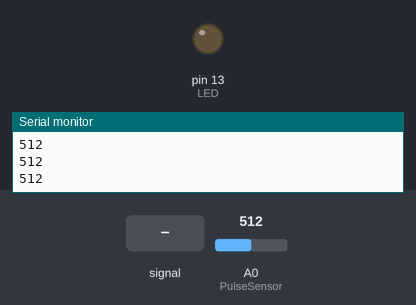
This sketch was run on a simulated Arduino Uno, built with avr-gcc and run on an emulated ATmega328P. On the bench: output pins drawn as LEDs (lit = HIGH), the last lines printed to the serial monitor. Dashed ring = blinking. Inputs (shaded band) come from the test bench; at power-on: A0 (PulseSensor) = 512.

Above: at 1.2 s.
1.3 s: A0 (PulseSensor) fed a 200 Hz sine of ±81 counts around its level
At 1.54 s:
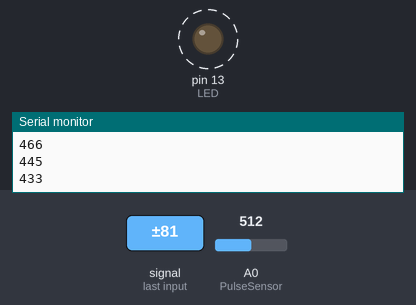
4.3 s: A0 (PulseSensor) set to 716
At 4.3 s:
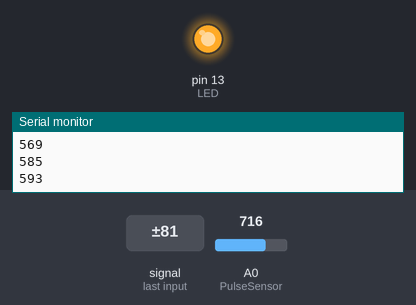
5.8 s: A0 (PulseSensor) set to 565
7.3 s: A0 (PulseSensor) set to 532
At 8.3 s:
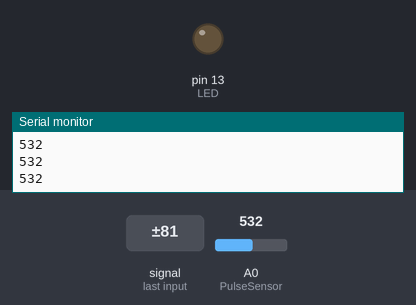
8.8 s: A0 (PulseSensor) set to 560
At 9.5 s:
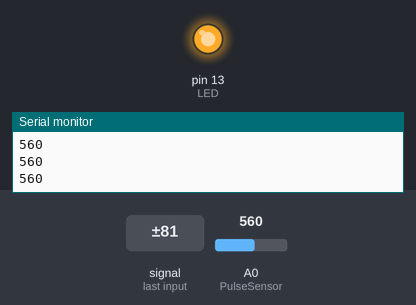
Timing chart, 0 to 11.3 s (numbered marks = the images above; inputs shaded):
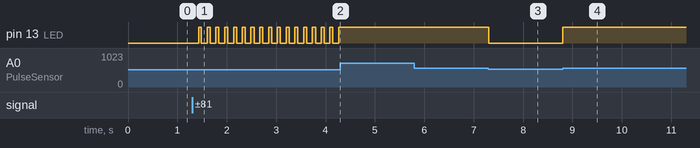

Measured:
- the behaviour switches between 551 and 550 on A0 (PulseSensor) (found by bisection; images 2 and 3)
- after the input at 1.3 s, pin 13 (LED): alternates HIGH for 0.06 s and LOW for 0.11 s, starting after 0.13 s
- after the input at 4.3 s, pin 13 (LED): stops changing and stays HIGH
- after the input at 7.3 s, pin 13 (LED): HIGH → LOW at once
- after the input at 8.8 s, pin 13 (LED): LOW → HIGH at once

The sketch:

Pulse.ino
```cpp
/*
Author:Dharmendra Kumar Yadav
*/
//  Variables
int PulseSensor = A0;        // Pulse Sensor PURPLE WIRE connected to ANALOG PIN 0
int LED = 13;   //  The on-board Arduion LED
int Signal;                // holds the incoming raw data. Signal value can range from 0-1024
int Threshold = 550;            // Determine which Signal to "count as a beat", and which to ingore.

// The SetUp Function:
void setup()
  {
  pinMode(LED,OUTPUT);         // pin that will blink to your heartbeat!
  Serial.begin(9600);         // Set's up Serial Communication at certain speed.
 }

// The Main Loop Function
void loop() {

   Signal = analogRead(PulseSensor);  // Read the PulseSensor's value.
   Serial.println(Signal);                    // Send the Signal value to Serial Plotter.
   if(Signal > Threshold)
      {                          // If the signal is above "550", then "turn-on" Arduino's on-Board LED.
      digitalWrite(LED,HIGH);
      }
    else
     {
      digitalWrite(LED,LOW);                //  Else, the sigal must be below "550", so "turn-off" this LED.
     }

delay(10);

}
```
